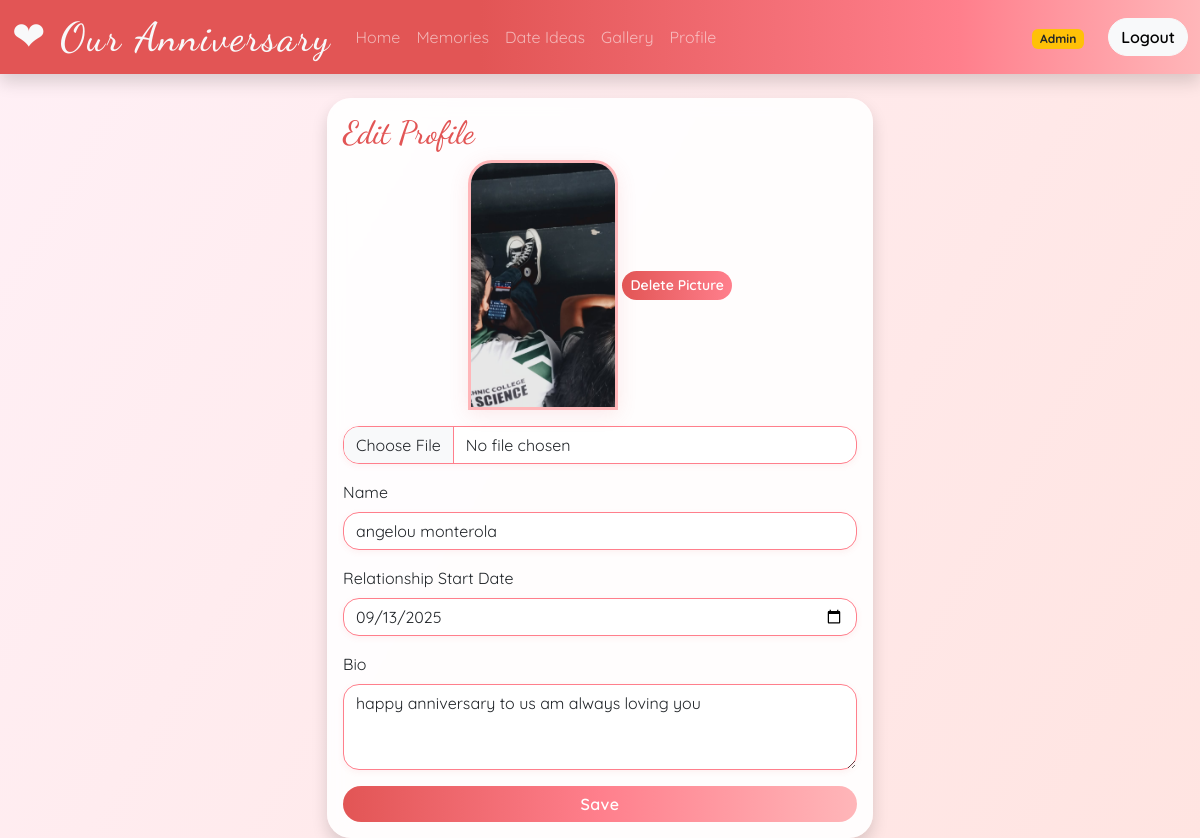
/profile (signed in), run on the app's committed database.
### app.py (models this page shows)
class UserProfile(db.Model):
    id = db.Column(db.Integer, primary_key=True)
    name = db.Column(db.String(150), nullable=False)
    bio = db.Column(db.Text, nullable=True)
    profile_pic = db.Column(db.String(150), nullable=True)
    relationship_start = db.Column(db.String(10), nullable=True)  # YYYY-MM-DD

### app.py (the view, shortened to what this page needs)
@app.route('/profile', methods=['GET', 'POST'])
@login_required
@admin_required
def profile():
    profile = UserProfile.query.first()
    if not profile:
        profile = UserProfile(name="", bio="", profile_pic=None, relationship_start=None)
        db.session.add(profile)
        db.session.commit()
    return render_template('profile.html', profile=profile)

### app.py (called while the page is built)
def login_required(f):
    from functools import wraps
    @wraps(f)
    def decorated_function(*args, **kwargs):
        if 'logged_in' not in session or not session['logged_in']:
            return redirect(url_for('login'))
        return f(*args, **kwargs)
    return decorated_function

def admin_required(f):
    from functools import wraps
    @wraps(f)
    def decorated_function(*args, **kwargs):
        if session.get('role') != 'admin':
            return redirect(url_for('dashboard'))
        return f(*args, **kwargs)
    return decorated_function

### templates/profile.html (shortened to what this page needs)
{% extends "base.html" %}
{% block content %}
<div class="row justify-content-center">
    <div class="col-md-6">
        <div class="card shadow">
            <div class="card-body">
                <h2>Edit Profile</h2>
                {% if session.get('role') == 'admin' %}
                <form method="post" enctype="multipart/form-data">
                    <div class="mb-3 text-center">
                        {% if profile.profile_pic %}
                            <img src="{{ url_for('static', filename='profile_pics/' ~ profile.profile_pic) }}"
                                 class="rounded mb-2" style="max-width:150px;">
                            <button type="submit" name="delete_pic" value="1"
                                    class="btn btn-danger btn-sm mb-2"
                                    onclick="return confirm('Delete profile picture?');">
                                Delete Picture
                            </button>
                        {% else %}
                            <img src="{{ url_for('static', filename='default_profile.jpg') }}"
                                 class="rounded mb-2" style="max-width:150px;">
                        {% endif %}
                        <input type="file" name="profile_pic" accept="image/*" class="form-control mt-2">
                    </div>
                    <div class="mb-3">
                        <label class="form-label">Name</label>
                        <input type="text" class="form-control" name="name" value="{{ profile.name }}">
                    </div>
                    <div class="mb-3">
                        <label class="form-label">Relationship Start Date</label>
                        <input type="date" class="form-control" name="relationship_start"
                               value="{{ profile.relationship_start if profile.relationship_start else '' }}">
                    </div>
                    <div class="mb-3">
                        <label class="form-label">Bio</label>
                        <textarea class="form-control" name="bio" rows="3">{{ profile.bio }}</textarea>
                    </div>
                    <button type="submit" class="btn btn-success w-100">Save</button>
                </form>
                {% endif %}
            </div>
        </div>
    </div>
</div>
{% endblock %}

### templates/base.html (shortened to what this page needs)
<!DOCTYPE html>
<html lang="en">
<head>
    <link href="https://cdn.jsdelivr.net/npm/bootstrap@5.3.2/dist/css/bootstrap.min.css" rel="stylesheet">
    <link rel="stylesheet" href="{{ url_for('static', filename='style.css') }}">
</head>
<body class="bg-anniversary" id="body">
    <nav class="navbar navbar-expand-lg navbar-dark bg-romantic shadow">
        <div class="container-fluid">
            <a class="navbar-brand hero-anniversary" href="{{ url_for('dashboard') }}">
                <h1 class="m-0 text-light">
                </h1>
            </a>
            <div class="collapse navbar-collapse" id="navbarNav">
                <ul class="navbar-nav me-auto">
                    <li class="nav-item"><a class="nav-link" href="{{ url_for('dashboard') }}">Home</a></li>
                    <li class="nav-item"><a class="nav-link" href="{{ url_for('memories') }}">Memories</a></li>
                    <li class="nav-item"><a class="nav-link" href="{{ url_for('date_ideas') }}">Date Ideas</a></li>
                    <li class="nav-item"><a class="nav-link" href="{{ url_for('gallery') }}">Gallery</a></li>
                    {% if session.get('role') == 'admin' %}
                       <li class="nav-item"><a class="nav-link" href="{{ url_for('profile') }}">Profile</a></li>
                    {% endif %}
                </ul>
                <span class="navbar-text me-3">
                    {% if session.get('role') %}
                        <span class="badge bg-warning text-dark">{{ session.get('role')|capitalize }}</span>
                    {% endif %}
                </span>
                {% if session.get('role') %}
                    <a class="btn btn-light ms-2" href="{{ url_for('logout') }}">Logout</a>
                {% endif %}
            </div>
        </div>
    </nav>
    <div class="container mt-4">
        {% block content %}{% endblock %}
    </div>
</body>
</html>

### static/style.css (style rules this page uses)
body.bg-anniversary { background: linear-gradient(120deg, #fff0f6 0%, #ffe4e1 100%); min-height: 100vh; font-family: 'Quicksand', 'Segoe UI', Arial, sans-serif; color: #4b2e2e; position: relative; z-index: 1; }
body.bg-anniversary::before { content: ""; position: fixed; inset: 0; background-repeat: repeat; background-size: 100px 100px; opacity: 0.05; z-index: -1; pointer-events: none; }
.bg-romantic { background: linear-gradient(90deg, #e25555 40%, #ff7f8c 80%, #ffb6b9 100%) !important; box-shadow: 0 6px 20px rgba(226,85,85,0.25); backdrop-filter: blur(6px); }
.navbar-brand { font-weight: bold; font-size: 2rem; letter-spacing: 2px; font-family: 'Dancing Script', cursive, 'Segoe UI', Arial, sans-serif; color: #fff !important; transition: transform 0.2s ease-in-out; }
.card, .gallery-card { border: none; border-radius: 1.5rem; background: rgba(255, 255, 255, 0.9); box-shadow: 0 6px 28px rgba(226,85,85,0.15); transition: all 0.3s ease; animation: fadeIn 0.7s; backdrop-filter: blur(8px); }
.btn-primary, .btn-success { background: linear-gradient(90deg, #e25555, #ff7f8c, #ffb6b9); border: none; border-radius: 2rem; font-weight: 600; letter-spacing: 0.5px; transition: all 0.25s ease-in-out; }
.btn-danger { background: linear-gradient(90deg, #e25555, #ff7f8c); border: none; border-radius: 2rem; font-weight: 600; transition: all 0.25s ease-in-out; }
.btn-light { border-radius: 2rem; font-weight: 600; transition: all 0.2s ease-in-out; }
input, textarea, select { border-radius: 1rem !important; border: 1.5px solid #ff7f8c !important; box-shadow: 0 2px 6px rgba(226,85,85,0.08); transition: border-color 0.2s, box-shadow 0.2s; }
h1, h2, h4 { font-family: 'Dancing Script', cursive, 'Segoe UI', Arial, sans-serif; color: #e25555; }
img.rounded, .card-img-top { border-radius: 1.5rem 1.5rem 0 0 !important; box-shadow: 0 4px 20px rgba(226,85,85,0.12); border: 3px solid #ffb6b9; object-fit: cover; height: 250px; transition: transform 0.3s ease, box-shadow 0.3s ease; }

### data on the page
UserProfile: profile_pic (picture), name "angelou monterola", relationship_start "09/13/2025", bio "happy anniversary to us am always loving you"

### other printed values
{{ session.get('role')|capitalize }} "Admin"
